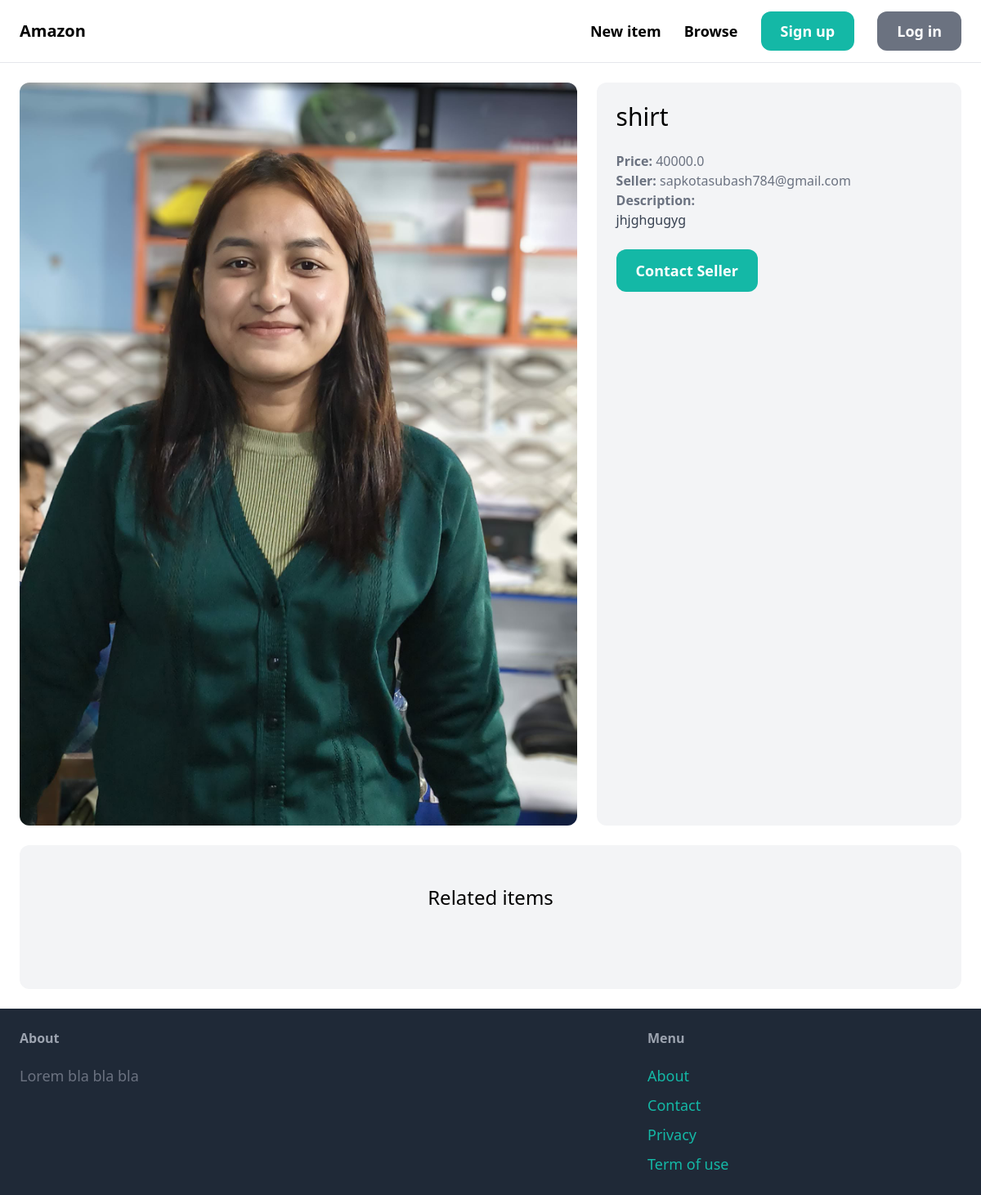
/items/5/, run on the app's committed database.
### item/models.py (models this page shows, shortened)
class Item(models.Model):
    category = models.ForeignKey(Category, related_name='items', on_delete=models.CASCADE)
    name = models.CharField(max_length=225)
    description = models.TextField(blank=True, null=True)
    price = models.FloatField()
    image = models.ImageField(upload_to='item_images', blank=True, null=True)
    is_sold = models.BooleanField(default=False)
    created_by = models.ForeignKey(User, related_name='items', on_delete=models.CASCADE)
    created_at = models.DateTimeField(auto_now_add=True)

### item/views.py (the view)
# urls.py: path('<int:pk>/', views.detail, name='detail'),
def detail(request, pk):
    item = get_object_or_404(Item, pk=pk)
    related_items = Item.objects.filter(category=item.category, is_sold=False).exclude(pk=pk)[0:3]
    return render(request, 'item/detail.html', {
        'item': item,
        'related_items': related_items,
    })

### item/templates/item/detail.html (shortened to what this page needs)
{% extends 'core/base.html' %}
{% block content %}
<div class="grid grid-cols-5 gap-6">
    <div class="col-span-3">
        <img src="{{ item.image.url }}" class="rounded-xl">
    </div>
    <div class="col-span-2 p-6 bg-gray-100 rounded-xl">
        <h1 class="mb-6 text-3xl">{{ item.name }}</h1>
        <p class="text-gray-500"><strong>Price:</strong> {{ item.price }}</p>
        <p class="text-gray-500"><strong>Seller:</strong> {{ item.created_by.username }}</p>
        {% if item.description %}
        <p class="text-gray-700">
            <strong class="text-gray-500">Description:</strong><br>
            {{ item.description }}
        </p>
        {% endif %}
        <a href="#" class="inline-block mt-6 px-6 py-3 text-lg font-semibold bg-teal-500 text-white rounded-xl hover:bg-teal-700">
            Contact Seller
        </a>
    </div>
</div>
<div class="mt-6 px-6 py-12 bg-gray-100 rounded-xl">
    <h2 class="mb-12 text-2xl text-center">Related items</h2>
</div>
{% endblock %}

### data on the page
Item: image (picture), name "shirt", price "40000.0", created_by.username "sapkotasubash784@gmail.com", description "jhjghgugyg"
